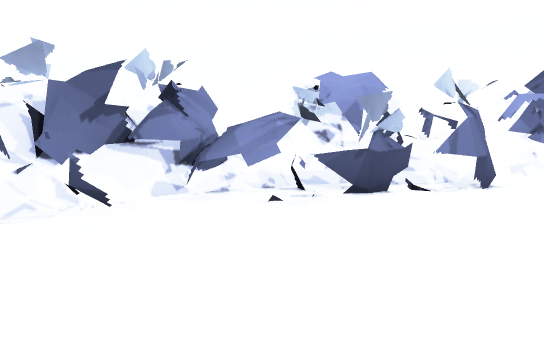
view 1 (above)

16 first-person views from a walk through a level from a Godot 3-D game. The camera is 1.3 m above the floor, tilts 6° down and sees 75° across. The floor is counted in squares, 1 m on a side. Each view is taken from the middle of a square. On the plan, view 1 faces up. The plan holds only what a view shows up to about 15 squares ahead; the rest is blank. The place goes on beyond the plan. Some surface patterns are stand-ins.

view 2
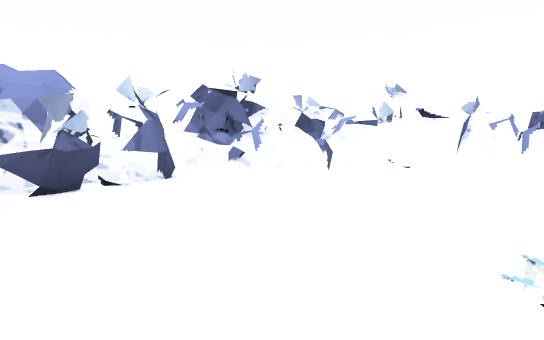

view 3
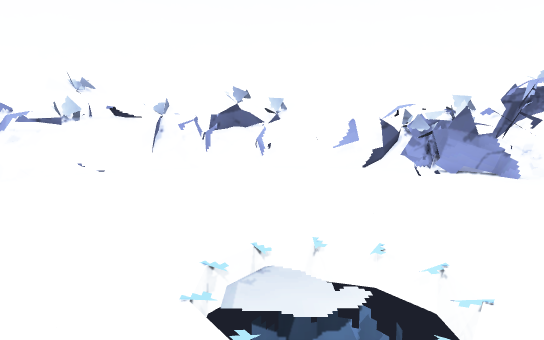

view 4
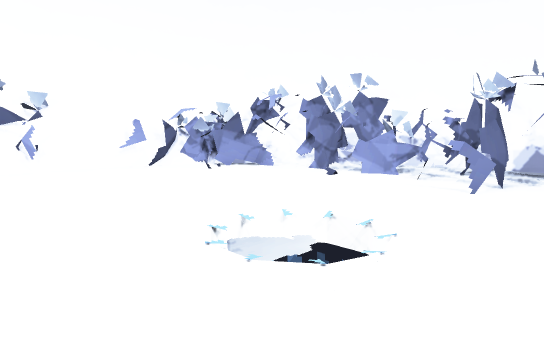

view 5
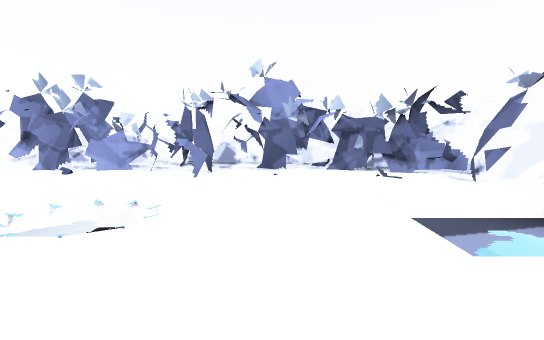

view 6
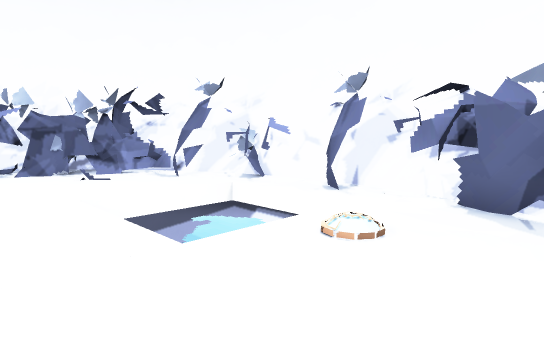

view 7
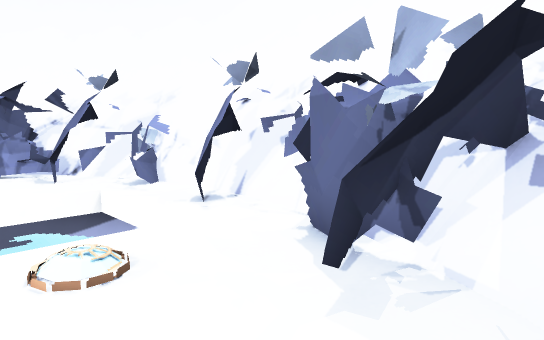

view 8
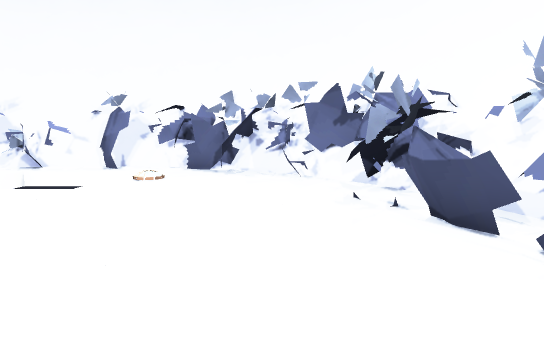

view 9
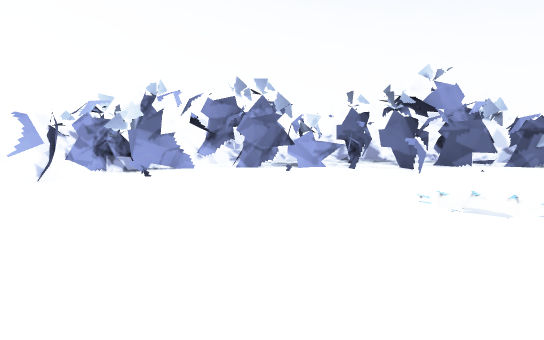

view 10
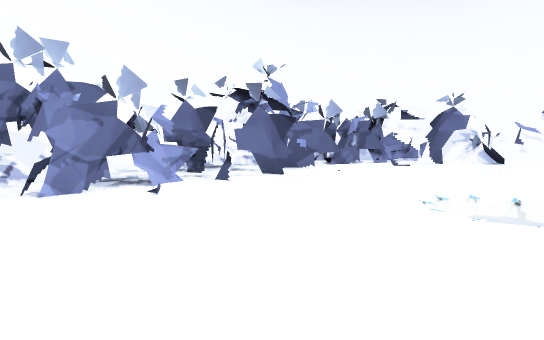

view 11
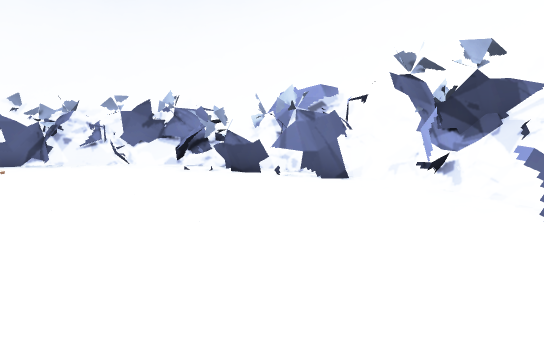

view 12
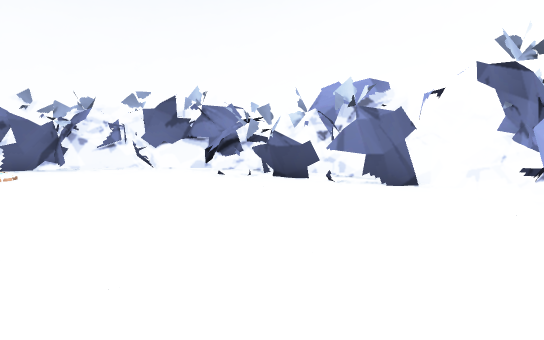

view 13
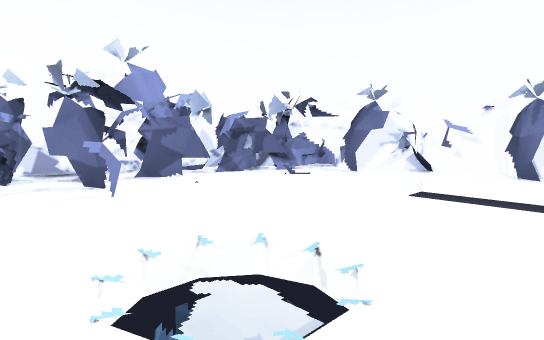

view 14
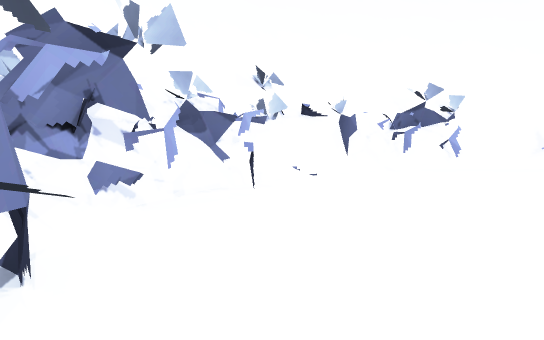

view 15
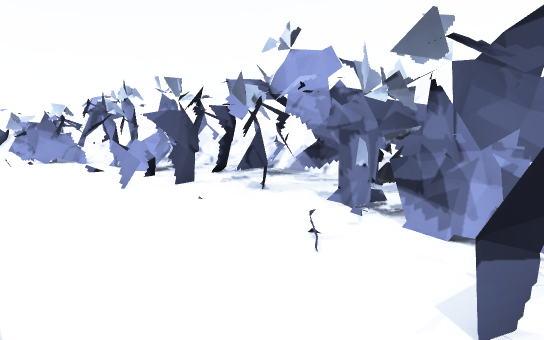

view 16
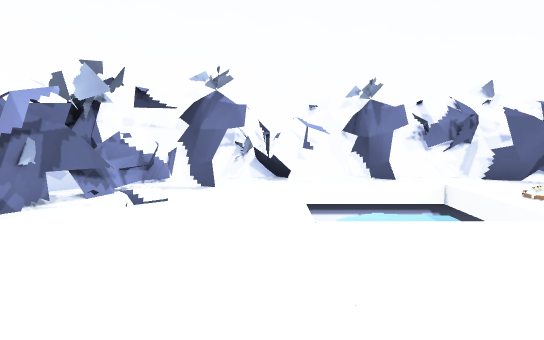

### Floor plan
Key: @ floor where view 1 was taken; # wall or solid block; . floor; / step, stairs or slope; = window, fence, low wall or low ledge; B bag; O other object.
Columns run from 8 left of view 1 to 16 right of it. Each row starts with its distance up from view 1.
 10        #####
  9       ##BBB##  #####
  8       #BBBB######BB#
  7      ###BBB......BB##
  6    ###  ........... ###
  5    #B............... B##
  4   ##B................B##
  3  ###..................B#
  2  ##../................B#
  1  #.../................B##
  0 ###.///.@.............B##
 -1 ###.   ................B#
 -2 #OB.   ................B#
 -3 ##B.///...............B##
 -4 #BBB................. B##
 -5 ##BB.B..............  ##
 -6 ##BBBB. ....B BB  BBB##
 -7  ##BB####  B  BBBBBB##
 -8  ##=BB## ####BB   BB##
 -9   ##B=#    ##BBB   B#

Where each view was taken, in squares from view 1:
view 1: 0 up, 0 right, facing up
view 2: 1 down, 0 right, facing up-right
view 3: 1 down, 1 right, facing right
view 4: 2 up, 1 right, facing down-right
view 5: 4 up, 1 right, facing down
view 6: 4 up, 1 right, facing down-left
view 7: 5 up, 2 left, facing down-left
view 8: 5 up, 7 right, facing left
view 9: 5 up, 8 right, facing down
view 10: 0 up, 11 right, facing down-left
view 11: 0 up, 11 right, facing up-left
view 12: 0 up, 9 right, facing up-left
view 13: 1 up, 6 right, facing down-left
view 14: 6 up, 2 right, facing right
view 15: 3 down, 5 left, facing down-right
view 16: 4 down, 4 right, facing left
